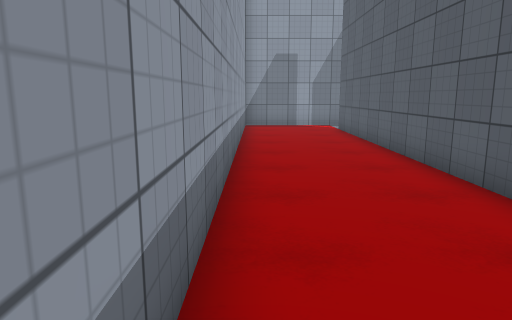
[1] (above)

24 first-person views from a walk through a scene from a Unity 3-D project. The camera is 1.4 m above the floor, tilts 10° down and sees 70° across. The floor is counted in squares, 1 m on a side. Each view is taken from the middle of a square. On the plan, view 1 faces up. The plan holds only what a view shows up to about 16 squares ahead; the rest is blank. The place goes on beyond the plan. The player is left out. Surface patterns are stand-ins for the level's own textures.

[2]
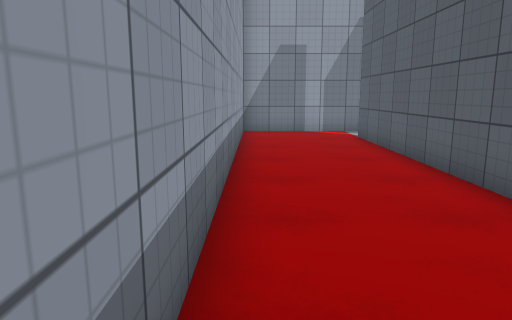

[3]
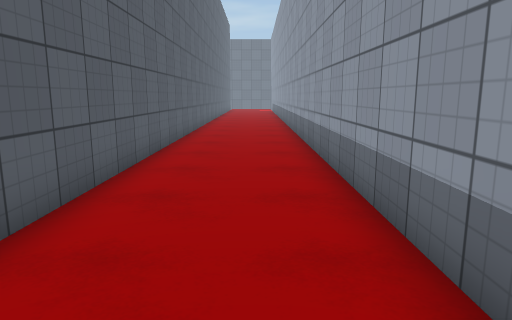

[4]
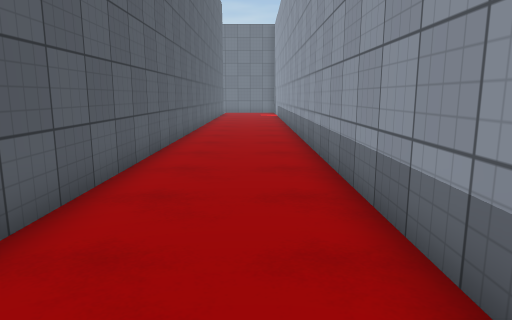

[5]
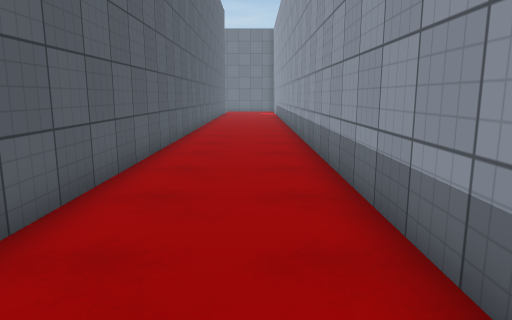

[6]
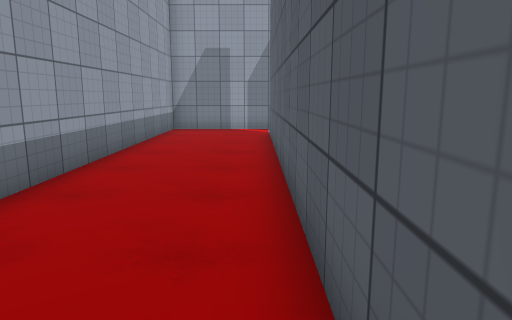

[7]
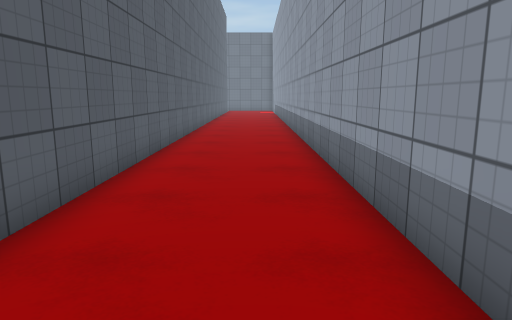

[8]
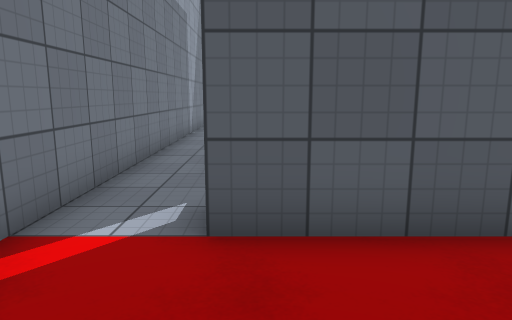

[9]
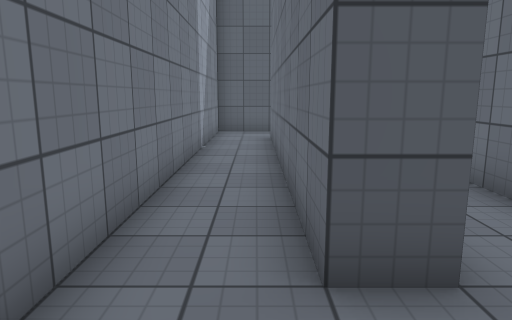

[10]
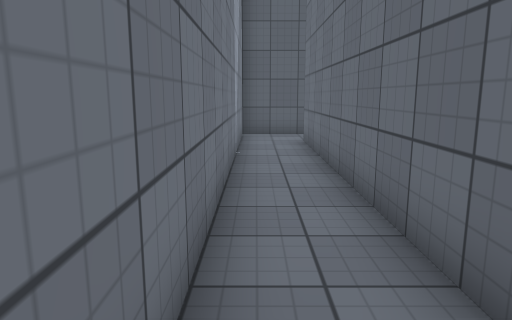

[11]
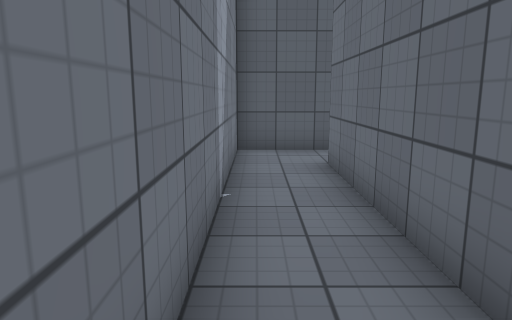

[12]
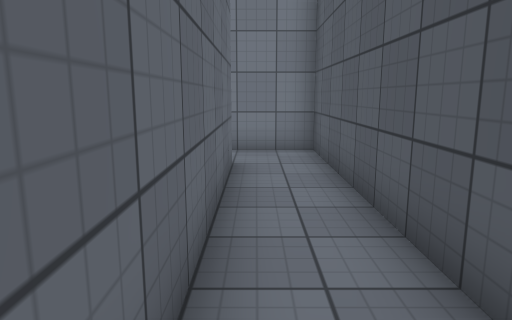

[13]
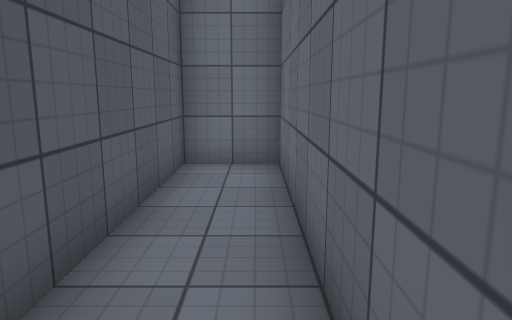

[14]
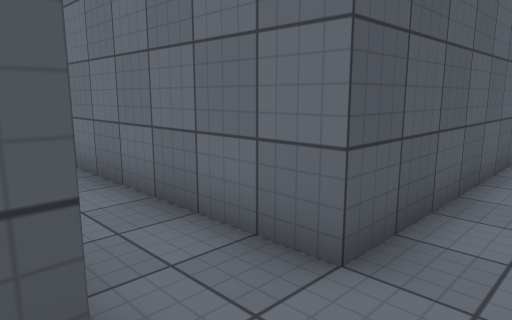

[15]
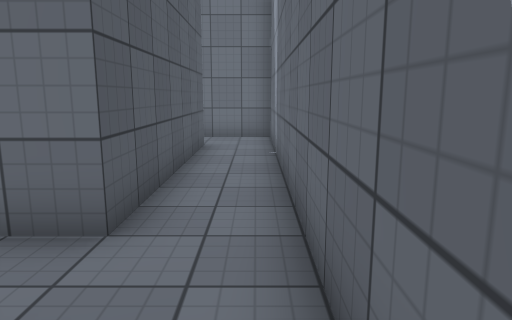

[16]
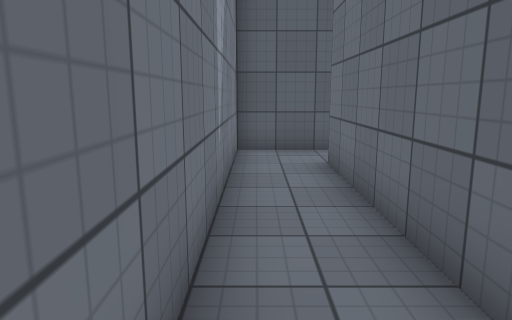

[17]
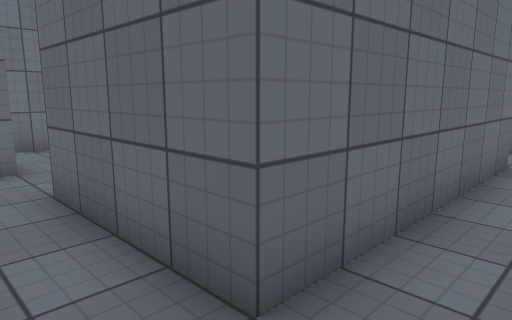

[18]
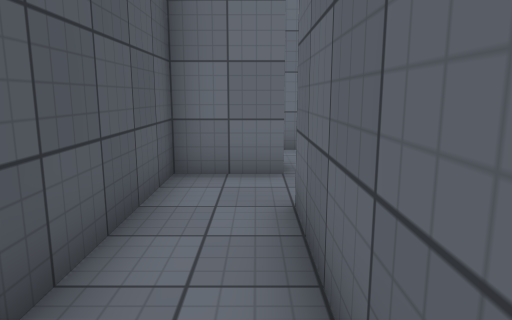

[19]
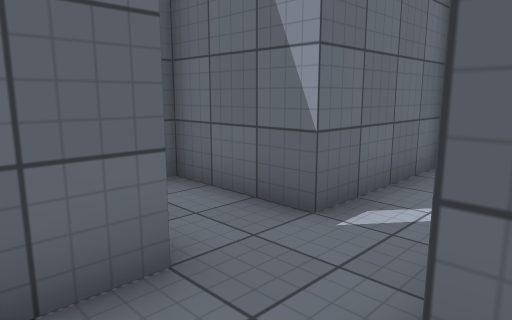

[20]
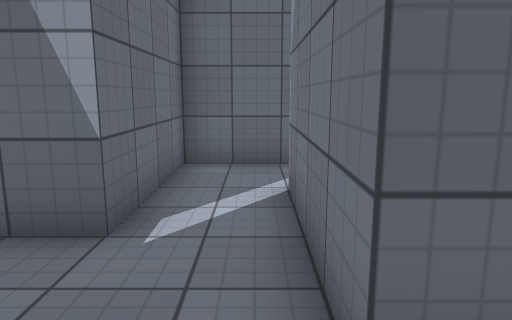

[21]
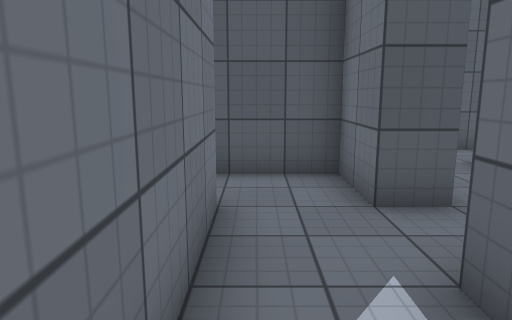

[22]
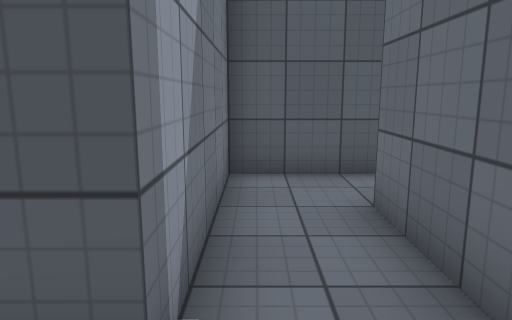

[23]
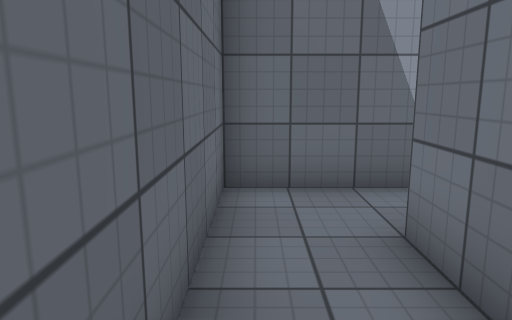

[24]
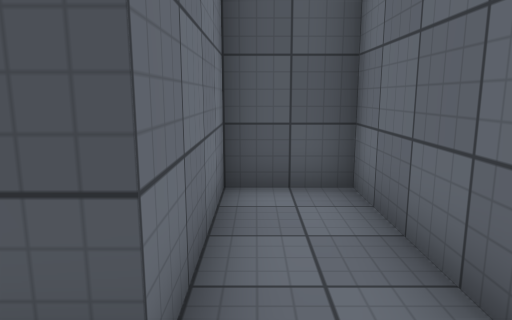

### Floor plan
Points are (right, up) in squares from view 1. A wall is a line through its corners. A room is listed if a view was taken in it or the views show most of it. See-through windows are left out.
Room 1 (views 1, 2, 3, 4, 5, 6, 7, 8)
walls: (3.5, 17.5) (-0.5, 17.5) (-0.5, -14.5); (3.5, -14.5) (3.5, 15.5)
ways out: opening at (4, 16.5) to room 2
Room 2 (views 9, 10, 11, 12, 13, 14, 15)
walls: (6.5, 14.5) (6.5, 15.5) (16.5, 15.5) (16.5, 6.5) (18.5, 6.5) (18.5, 17.5) (3.5, 17.5); (4.5, 15.4) (4.5, 14.4)
ways out: opening at (4, 16.5) to room 1; opening at (5.5, 15) to room 3
Room 3 (views 16, 17, 18, 19, 20, 23, 24)
walls: (9.5, 6.5) (11.5, 6.5) (11.5, 5.5); (13.5, 5.5) (13.5, 6.5) (15.5, 6.5) (15.5, 14.5) (6.5, 14.5); (4.5, 14.4) (4.5, 3.5) (10.5, 3.5) (10.5, 5.5) (6.5, 5.5) (6.5, 12.5) (13.5, 12.5) (13.5, 8.5) (9.5, 8.5)
ways out: opening at (5.5, 15) to room 2; opening at (10.5, 7.5) to room 4; opening at (12.5, 6) to room 5
Room 4 (view 21)
walls: (7.5, 8.8) (7.5, 6.5) (9.5, 6.5)
ways out: opening at (10.5, 7.5) to room 3; opening at (8.5, 9)
Room 5 (view 22)
walls: (11.5, 5.5) (11.5, 3.5) (16.5, 3.5); (18.5, 2.2) (18.5, 5.5) (13.5, 5.5)
ways out: opening at (12.5, 6) to room 3; opening at (17.5, 3)

Positions as (right, up) in squares from view 1, and headings:
1: (0, 0), facing up
2: (0, 3), facing up
3: (1, 8), facing down
4: (1, 0), facing down
5: (1, 2), facing down
6: (3, 2), facing up
7: (1, 4), facing down
8: (0, 15), facing right
9: (4, 16), facing right
10: (5, 17), facing right
11: (9, 17), facing right
12: (17, 8), facing up
13: (17, 14), facing down
14: (5, 15), facing down-right
15: (5, 16), facing down
16: (6, 14), facing right
17: (15, 14), facing down-left
18: (14, 13), facing down
19: (15, 9), facing down-left
20: (15, 8), facing left
21: (9, 8), facing right
22: (12, 5), facing right
23: (10, 4), facing left
24: (5, 5), facing right
